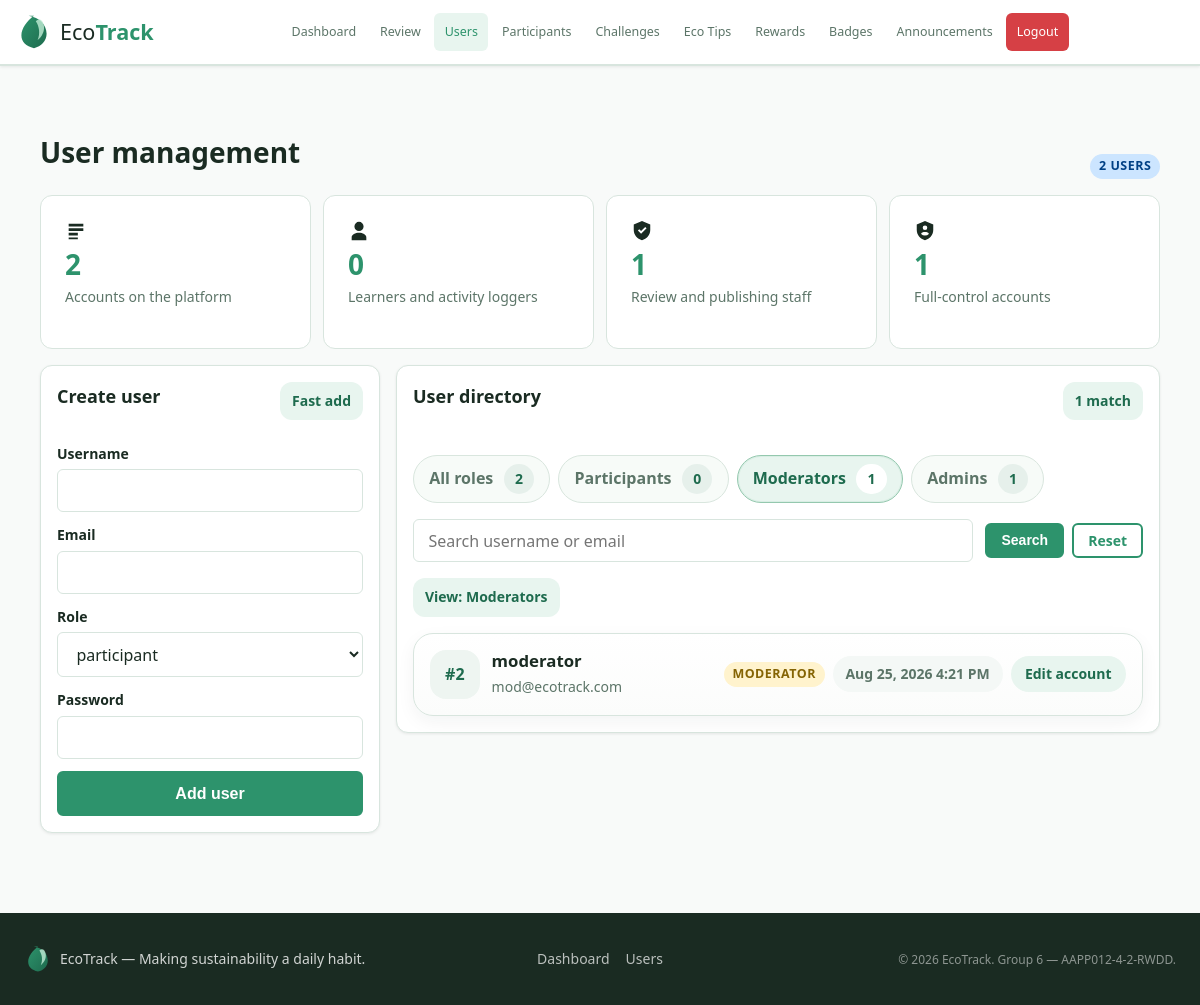
The app's page /admin/user_management.php?role=moderator (signed in) with its own data.
### tables this page shows
CREATE TABLE IF NOT EXISTS users (
  user_id INT AUTO_INCREMENT PRIMARY KEY,
  username VARCHAR(50) NOT NULL UNIQUE,
  email VARCHAR(100) NOT NULL UNIQUE,
  password VARCHAR(255) NOT NULL,
  role ENUM('participant','moderator','admin') NOT NULL DEFAULT 'participant',
  points INT NOT NULL DEFAULT 0,
  streak INT NOT NULL DEFAULT 0,
  last_checkin DATE DEFAULT NULL,
  avatar VARCHAR(255) DEFAULT NULL,
  created_at DATETIME DEFAULT CURRENT_TIMESTAMP,
  INDEX idx_users_role (role)
);

### includes/auth.php (called while the page is built, shortened)
<?php
function takeFormOld(): array
{
    $old = $_SESSION['form_old'] ?? [];
    return is_array($old) ? $old : [];
}

### includes/functions.php (called while the page is built, shortened)
<?php
function sanitise(mixed $value): string
{
    return htmlspecialchars((string)$value, ENT_QUOTES | ENT_SUBSTITUTE, 'UTF-8');
}

### admin/user_management.php (the view, shortened to what this page needs)
<?php
require_once __DIR__ . '/../database/db.php';
require_once __DIR__ . '/../includes/auth.php';
require_once __DIR__ . '/../includes/functions.php';
$pdo = getPDO();
$old = takeFormOld();
$userForm = [
    'username' => $old['username'] ?? '',
    'email'    => $old['email'] ?? '',
    'role'     => $old['role'] ?? 'participant',
];
$roleCounts = [
    'participant' => 0,
    'moderator' => 0,
    'admin' => 0,
];
$roleRows = $pdo->query('SELECT role, COUNT(*) AS total FROM users GROUP BY role')->fetchAll() ?: [];
foreach ($roleRows as $row) {
    $roleKey = (string)($row['role'] ?? '');
    if (array_key_exists($roleKey, $roleCounts)) {
        $roleCounts[$roleKey] = (int)$row['total'];
    }
}
$totalUsers = array_sum($roleCounts);
$filterRole = $_GET['role'] ?? 'all';
$searchQuery = trim($_GET['q'] ?? '');
$currentPage = max(1, (int)($_GET['page'] ?? 1));
$perPage = 8;
$where = [];
$params = [];
if ($filterRole !== 'all') {
    $where[] = 'role = :role';
    $params['role'] = $filterRole;
}
$whereSql = $where ? ' WHERE ' . implode(' AND ', $where) : '';
$countStmt = $pdo->prepare('SELECT COUNT(*) FROM users' . $whereSql);
$countStmt->execute($params);
$filteredUsers = (int)$countStmt->fetchColumn();
$totalPages = max(1, (int)ceil($filteredUsers / $perPage));
$currentPage = min($currentPage, $totalPages);
$offset = ($currentPage - 1) * $perPage;
$userStmt = $pdo->prepare(
    'SELECT user_id, username, email, role, created_at
     FROM users' . $whereSql . '
     ORDER BY FIELD(role, "admin", "moderator", "participant"), username ASC, user_id ASC
     LIMIT :limit OFFSET :offset'
);
foreach ($params as $key => $param) {
    $userStmt->bindValue(':' . $key, $param);
}
$userStmt->bindValue(':limit', $perPage, PDO::PARAM_INT);
$userStmt->bindValue(':offset', $offset, PDO::PARAM_INT);
$userStmt->execute();
$users = $userStmt->fetchAll() ?: [];
$buildUserManagementUrl = static function (array $overrides = []) use ($filterRole, $searchQuery, $currentPage): string {
    $params = [
        'role' => $filterRole,
        'q' => $searchQuery,
        'page' => $currentPage,
    ];
    foreach ($overrides as $key => $value) {
        $params[$key] = $value;
    }
    if (($params['role'] ?? 'all') === 'all') {
        unset($params['role']);
    }
    if (($params['q'] ?? '') === '') {
        unset($params['q']);
    }
    if (($params['page'] ?? 1) <= 1) {
        unset($params['page']);
    }
    $query = http_build_query($params);
    return 'user_management.php' . ($query ? '?' . $query : '');
};
$formatCreated = static function (?string $value): string {
    if (!$value) {
        return 'Unknown date';
    }
    $timestamp = strtotime($value);
    if ($timestamp === false) {
        return $value;
    }
    return date('M j, Y g:i A', $timestamp);
};
$roleMeta = [
    'admin' => ['label' => 'Admin', 'badge' => 'badge-grey'],
    'moderator' => ['label' => 'Moderator', 'badge' => 'badge-amber'],
    'participant' => ['label' => 'Participant', 'badge' => 'badge-blue'],
];
$roleFilters = [
    'all' => ['label' => 'All roles', 'count' => $totalUsers],
    'participant' => ['label' => 'Participants', 'count' => $roleCounts['participant']],
    'moderator' => ['label' => 'Moderators', 'count' => $roleCounts['moderator']],
    'admin' => ['label' => 'Admins', 'count' => $roleCounts['admin']],
];
$activeFilterLabel = $roleFilters[$filterRole]['label'] ?? 'All roles';
require_once __DIR__ . '/../layout/header.php';
?>
<div class="container page-shell admin-user-management-shell">
  <div class="section-header admin-user-management-header">
    <div>
      <h1 class="section-header__title">User management</h1>
    </div>
    <span class="badge badge-blue"><?= $totalUsers ?> user<?= $totalUsers === 1 ? '' : 's' ?></span>
  </div>
  <div class="dashboard-grid admin-user-summary-grid">
    <article class="stat-widget admin-user-summary-card">
      <span class="stat-widget__icon" aria-hidden="true"><svg viewBox="0 0 24 24" width="22" height="22" fill="currentColor"><path d="M4 4h16v3H4V4Zm0 5h16v3H4V9Zm0 5h10v3H4v-3Zm0 5h10v2H4v-2Z"/></svg></span>
      <span class="stat-widget__value"><?= $totalUsers ?></span>
      <span class="stat-widget__label">Accounts on the platform</span>
    </article>
    <article class="stat-widget admin-user-summary-card">
      <span class="stat-widget__icon" aria-hidden="true"><svg viewBox="0 0 24 24" width="22" height="22" fill="currentColor"><path d="M12 12a5 5 0 1 0-5-5 5 5 0 0 0 5 5Zm0 2c-4 0-8 2-8 5v3h16v-3c0-3-4-5-8-5Z"/></svg></span>
      <span class="stat-widget__value"><?= $roleCounts['participant'] ?></span>
      <span class="stat-widget__label">Learners and activity loggers</span>
    </article>
    <article class="stat-widget admin-user-summary-card">
      <span class="stat-widget__icon" aria-hidden="true"><svg viewBox="0 0 24 24" width="22" height="22" fill="currentColor"><path d="M12 1 3 5v6c0 5.2 3.8 10 9 11 5.2-1 9-5.8 9-11V5l-9-4Zm-1 14-3.5-3.5L9 10l2 2 4.5-4.5L17 9l-6 6Z"/></svg></span>
      <span class="stat-widget__value"><?= $roleCounts['moderator'] ?></span>
      <span class="stat-widget__label">Review and publishing staff</span>
    </article>
    <article class="stat-widget admin-user-summary-card">
      <span class="stat-widget__icon" aria-hidden="true"><svg viewBox="0 0 24 24" width="22" height="22" fill="currentColor"><path d="M12 1 3 5v6c0 5.2 3.8 10 9 11 5.2-1 9-5.8 9-11V5l-9-4Zm0 5a2.5 2.5 0 1 1-2.5 2.5A2.5 2.5 0 0 1 12 6Zm0 11a6 6 0 0 1-4.2-1.8C7.8 13.7 10 13 12 13s4.2.7 4.2 2.2A6 6 0 0 1 12 17Z"/></svg></span>
      <span class="stat-widget__value"><?= $roleCounts['admin'] ?></span>
      <span class="stat-widget__label">Full-control accounts</span>
    </article>
  </div>
  <div class="admin-user-management-layout">
    <aside class="card admin-user-create-card">
      <div class="admin-user-create-card__header">
        <div>
          <h2 class="card-title">Create user</h2>
        </div>
        <span class="inline-pill-note">Fast add</span>
      </div>
      <form method="POST" class="form-card admin-user-create-form">
        <div class="form-group" style="margin-bottom:0;">
          <label for="create_username">Username</label>
          <input type="text" id="create_username" name="username" maxlength="50" value="<?= sanitise($userForm['username']) ?>" required>
        </div>
        <div class="form-group" style="margin-bottom:0;">
          <label for="create_email">Email</label>
          <input type="email" id="create_email" name="email" maxlength="100" value="<?= sanitise($userForm['email']) ?>" required>
        </div>
        <div class="form-group" style="margin-bottom:0;">
          <label for="create_role">Role</label>
          <select id="create_role" name="role">
            <option value="participant" <?= $userForm['role'] === 'participant' ? 'selected' : '' ?>>participant</option>
          </select>
        </div>
        <div class="form-group" style="margin-bottom:0;">
          <label for="create_password">Password</label>
          <input type="password" id="create_password" name="password" minlength="8" required>
        </div>
        <button type="submit" class="btn btn-primary btn-block">Add user</button>
      </form>
    </aside>
    <section class="card admin-user-directory-card">
      <div class="admin-card-header admin-user-directory-card__header">
        <div>
          <h2 class="card-title">User directory</h2>
        </div>
        <span class="inline-pill-note"><?= $filteredUsers ?> match<?= $filteredUsers === 1 ? '' : 'es' ?></span>
      </div>
      <div class="admin-user-role-switch" aria-label="Filter users by role">
        <?php foreach ($roleFilters as $roleKey => $filter): ?>
          <a
            href="<?= sanitise($buildUserManagementUrl(['role' => $roleKey, 'page' => 1])) ?>"
            class="admin-user-role-chip<?= $filterRole === $roleKey ? ' admin-user-role-chip--active' : '' ?>"
          >
            <span><?= sanitise($filter['label']) ?></span>
            <strong><?= (int)$filter['count'] ?></strong>
          </a>
        <?php endforeach; ?>
      </div>
      <form method="GET" class="admin-user-toolbar">
        <div class="admin-user-toolbar__search">
          <input type="text" id="user_search" name="q" value="<?= sanitise($searchQuery) ?>" placeholder="Search username or email">
        </div>
        <div class="admin-user-toolbar__filters">
          <button type="submit" class="btn btn-primary btn-sm">Search</button>
          <?php if ($searchQuery !== '' || $filterRole !== 'all'): ?>
            <a href="user_management.php" class="btn btn-outline btn-sm">Reset</a>
          <?php endif; ?>
        </div>
      </form>
      <div class="admin-user-results-bar">
        <span class="inline-pill-note">View: <?= sanitise($activeFilterLabel) ?></span>
      </div>
      <?php if (empty($users)): ?>
        <div class="admin-user-empty">
          <h3>No users match this view</h3>
          <p class="empty-state__text">Try clearing the search or switching the role filter to see more accounts.</p>
        </div>
      <?php else: ?>
        <div class="admin-user-list">
          <?php foreach ($users as $u): ?>
            <?php $meta = $roleMeta[$u['role']] ?? $roleMeta['participant']; ?>
            <details class="admin-user-item">
              <summary class="admin-user-item__summary">
                <div class="admin-user-item__identity">
                  <span class="admin-user-item__id">#<?= (int)$u['user_id'] ?></span>
                  <div class="admin-user-item__identity-body">
                    <strong><?= sanitise($u['username']) ?></strong>
                    <p><?= sanitise($u['email']) ?></p>
                  </div>
                </div>
                <div class="admin-user-item__stats">
                  <span class="badge <?= $meta['badge'] ?>"><?= sanitise($meta['label']) ?></span>
                  <span class="admin-user-item__metric"><?= sanitise($formatCreated((string)$u['created_at'])) ?></span>
                  <span class="admin-user-item__toggle">Edit account</span>
                </div>
              </summary>
            </details>
          <?php endforeach; ?>
        </div>
      <?php endif; ?>
    </section>
  </div>
</div>
<?php require_once __DIR__ . '/../layout/footer.php'; ?>

### records on screen
users: user_id "2", username "moderator", email "mod@ecotrack.com", role "MODERATOR", created_at "Aug 25, 2026 4:21 PM"

### other values on screen
$label "Dashboard Review Users Participants Challenges Eco Tips Rewards Badges Announcements"
$totalUsers "2"
$roleCounts['participant'] "0"
$roleCounts['moderator'] "1"
$roleCounts['admin'] "1"
$filteredUsers "1"
sanitise($filter['label']) "All roles"
$filter['count'] "2"
sanitise($filter['label']) "Participants"
$filter['count'] "0"
sanitise($filter['label']) "Moderators"
$filter['count'] "1"
sanitise($filter['label']) "Admins"
sanitise($activeFilterLabel) "Moderators"
